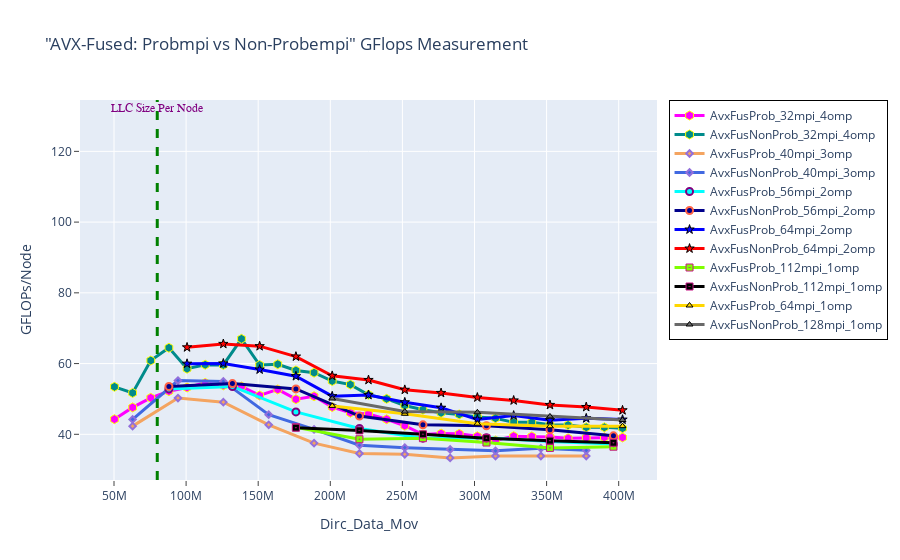

Notebook cell for this chart:
### Markdown cell above
## GFLOPS - AVX-Fused: Probmpi vs Non-Probempi

### Code cell
fig = go.Figure()
# 1----
fig.add_trace(go.Scatter(x=(dfn4AvxFusProb_32mpi_4omp.Dirc_Data_Mov*(dfn4AvxFusProb_32mpi_4omp.MPI_size/4)), 
                         y=(dfn4AvxFusProb_32mpi_4omp.GFLOPS*(dfn4AvxFusProb_32mpi_4omp.MPI_size/4)), 
                         mode='lines+markers', 
                         name='AvxFusProb_32mpi_4omp',
                         line=dict(color='magenta',width=3),
                         marker=dict(symbol='hexagon',size=9, line=dict(color='yellow',width=1))))

fig.add_trace(go.Scatter(x=(dfn4AvxFusNonProb_32mpi_4omp.Dirc_Data_Mov*(dfn4AvxFusNonProb_32mpi_4omp.MPI_size/4)), 
                         y=(dfn4AvxFusNonProb_32mpi_4omp.GFLOPS*(dfn4AvxFusNonProb_32mpi_4omp.MPI_size/4)), 
                         mode='lines+markers', 
                         name='AvxFusNonProb_32mpi_4omp',
                         line=dict(color='darkcyan',width=3),
                         marker=dict(symbol='hexagon',size=9, line=dict(color='yellow',width=1))))


# 2----
fig.add_trace(go.Scatter(x=(dfn4AvxFusProb_40mpi_3omp.Dirc_Data_Mov*(dfn4AvxFusProb_40mpi_3omp.MPI_size/4)), 
                         y=(dfn4AvxFusProb_40mpi_3omp.GFLOPS*(dfn4AvxFusProb_40mpi_3omp.MPI_size/4)), 
                         mode='lines+markers', 
                         name='AvxFusProb_40mpi_3omp',
                         line=dict(color='sandybrown',width=3),
                         marker=dict(symbol='diamond',size=5,line=dict(color='MediumPurple',width=2))))

fig.add_trace(go.Scatter(x=(dfn4AvxFusNonProb_40mpi_3omp.Dirc_Data_Mov*(dfn4AvxFusNonProb_40mpi_3omp.MPI_size/4)), 
                         y=(dfn4AvxFusNonProb_40mpi_3omp.GFLOPS*(dfn4AvxFusNonProb_40mpi_3omp.MPI_size/4)), 
                         mode='lines+markers', 
                         name='AvxFusNonProb_40mpi_3omp',
                         line=dict(color='royalblue',width=3),
                         marker=dict(symbol='diamond',size=5,line=dict(color='MediumPurple',width=2))))

# 3----
fig.add_trace(go.Scatter(x=(dfn4AvxFusProb_56mpi_2omp.Dirc_Data_Mov*(dfn4AvxFusProb_56mpi_2omp.MPI_size/4)), 
                         y=(dfn4AvxFusProb_56mpi_2omp.GFLOPS*(dfn4AvxFusProb_56mpi_2omp.MPI_size/4)), 
                         mode='lines+markers', 
                         name='AvxFusProb_56mpi_2omp',
                         line=dict(color='cyan',width=3),
                         marker=dict(symbol='circle',size=7,line=dict(color='Purple',width=2))))

fig.add_trace(go.Scatter(x=(dfn4AvxFusNonProb_56mpi_2omp.Dirc_Data_Mov*(dfn4AvxFusNonProb_56mpi_2omp.MPI_size/4)), 
                         y=(dfn4AvxFusNonProb_56mpi_2omp.GFLOPS*(dfn4AvxFusNonProb_56mpi_2omp.MPI_size/4)), 
                         mode='lines+markers', 
                         name='AvxFusNonProb_56mpi_2omp',
                         line=dict(color='darkblue',width=3),
                         marker=dict(symbol='circle',size=7, line=dict(color='tomato',width=2))))


# 4----
fig.add_trace(go.Scatter(x=(dfn4AvxFusProb_64mpi_2omp.Dirc_Data_Mov*(dfn4AvxFusProb_64mpi_2omp.MPI_size/4)), 
                         y=(dfn4AvxFusProb_64mpi_2omp.GFLOPS*(dfn4AvxFusProb_64mpi_2omp.MPI_size/4)), 
                         mode='lines+markers', 
                         name='AvxFusProb_64mpi_2omp',
                         line=dict(color='blue',width=3),
                         marker=dict(symbol='star',size=7, line=dict(color='black',width=1))))


fig.add_trace(go.Scatter(x=(dfn4AvxFusNonProb_64mpi_2omp.Dirc_Data_Mov*(dfn4AvxFusNonProb_64mpi_2omp.MPI_size/4)), 
                         y=(dfn4AvxFusNonProb_64mpi_2omp.GFLOPS*(dfn4AvxFusNonProb_64mpi_2omp.MPI_size/4)), 
                         mode='lines+markers', 
                         name='AvxFusNonProb_64mpi_2omp',
                         line=dict(color='red',width=3),
                         marker=dict(symbol='star',size=7, line=dict(color='black',width=1))))



# 5----
fig.add_trace(go.Scatter(x=(dfn4AvxFusProb_112mpi_1omp.Dirc_Data_Mov*(dfn4AvxFusProb_112mpi_1omp.MPI_size/4)), 
                         y=(dfn4AvxFusProb_112mpi_1omp.GFLOPS*(dfn4AvxFusProb_112mpi_1omp.MPI_size/4)), 
                         mode='lines+markers', 
                         name='AvxFusProb_112mpi_1omp',
                         line=dict(color='chartreuse',width=3),
                         marker=dict(symbol='square-dot',size=7, line=dict(color='mediumvioletred',width=1))))



fig.add_trace(go.Scatter(x=(dfn4AvxFusNonProb_112mpi_1omp.Dirc_Data_Mov*(dfn4AvxFusNonProb_112mpi_1omp.MPI_size/4)), 
                         y=(dfn4AvxFusNonProb_112mpi_1omp.GFLOPS*(dfn4AvxFusNonProb_112mpi_1omp.MPI_size/4)), 
                         mode='lines+markers', 
                         name='AvxFusNonProb_112mpi_1omp',
                         line=dict(color='black',width=3),
                         marker=dict(symbol='square-dot',size=7, line=dict(color='mediumvioletred',width=1))))



# 6----
fig.add_trace(go.Scatter(x=(dfn4AvxFusProb_128mpi_1omp.Dirc_Data_Mov*(dfn4AvxFusProb_128mpi_1omp.MPI_size/4)), 
                         y=(dfn4AvxFusProb_128mpi_1omp.GFLOPS*(dfn4AvxFusProb_128mpi_1omp.MPI_size/4)), 
                         mode='lines+markers', 
                         name='AvxFusProb_64mpi_1omp',
                         line=dict(color='gold',width=3),
                         marker=dict(symbol='triangle-up',size=6, line=dict(color='black',width=1))))


fig.add_trace(go.Scatter(x=(dfn4AvxFusNonProb_128mpi_1omp.Dirc_Data_Mov*(dfn4AvxFusNonProb_128mpi_1omp.MPI_size/4)), 
                         y=(dfn4AvxFusNonProb_128mpi_1omp.GFLOPS*(dfn4AvxFusNonProb_128mpi_1omp.MPI_size/4)), 
                         mode='lines+markers', 
                         name='AvxFusNonProb_128mpi_1omp',
                         line=dict(color='dimgray',width=3),
                         marker=dict(symbol='triangle-up',size=6, line=dict(color='black',width=1))))




# Adding a vertical line
fig.add_vline(x=80e6, line_width=3, line_dash="dash", line_color="green")
# fig.add_hline(y=1024, line_width=3, line_dash="dash", line_color="red")

# Add annotation
fig.add_annotation(
    x='80e6'
    , y=130
    , text=f'LLC Size Per Node'
    , yanchor='bottom'
    , showarrow=False
    , arrowhead=1
    , arrowsize=1
    , arrowwidth=2
    , arrowcolor="#636363"
    , ax=-20
    , ay=-30
    , font=dict(size=12, color="purple", family="Sans Serif")
    , align="left"
    ,)

fig.update_layout(title='"AVX-Fused: Probmpi vs Non-Probempi" GFlops Measurement',
                  xaxis_title='Dirc_Data_Mov', yaxis_title='GFLOPs/Node', 
                  xaxis=dict(ticks="outside"),  
                  yaxis=dict(ticks="outside"),
                  legend=go.layout.Legend(bordercolor="black",borderwidth=1))

### Figure 1 — Plotly figure (JSON) as saved in the notebook; plotly's stock layout.template omitted (floating-point values rounded to 4 significant figures)
{"data": [{"line": {"color": "magenta", "width": 3}, "marker": {"line": {"color": "yellow", "width": 1}, "size": 9, "symbol": "hexagon"}, "mode": "lines+markers", "name": "AvxFusProb_32mpi_4omp", "type": "scatter", "x": [50331648, 62914560, 75497472, 88080384, 100663296, 113246208, 125829120, 138412032, 150994944, 163577856, 176160768, 188743680, 201326592, 213909504, 226492416, 239075328, 251658240, 264241152, 276824064, 289406976, 301989888, 314572800, 327155712, 339738624, 352321536, 364904448, 377487360, 390070272, 402653184], "y": [44.28, 47.61, 50.31, 52.2, 53.23, 54.53, 53.84, 53.52, 51.0, 52.68, 49.93, 50.77, 47.7, 46.1, 45.73, 44.26, 42.42, 39.93, 40.21, 40.12, 39.43, 38.24, 39.48, 39.41, 39.25, 38.86, 39.01, 39.13, 39.11]}, {"line": {"color": "darkcyan", "width": 3}, "marker": {"line": {"color": "yellow", "width": 1}, "size": 9, "symbol": "hexagon"}, "mode": "lines+markers", "name": "AvxFusNonProb_32mpi_4omp", "type": "scatter", "x": [50331648, 62914560, 75497472, 88080384, 100663296, 113246208, 125829120, 138412032, 150994944, 163577856, 176160768, 188743680, 201326592, 213909504, 226492416, 239075328, 251658240, 264241152, 276824064, 289406976, 301989888, 314572800, 327155712, 339738624, 352321536, 364904448, 377487360, 390070272, 402653184], "y": [53.43, 51.71, 60.86, 64.46, 58.55, 59.67, 59.63, 66.98, 59.59, 59.82, 58.06, 57.42, 55.06, 54.06, 51.17, 50.03, 48.16, 46.97, 46.07, 45.62, 44.89, 44.55, 43.38, 43.42, 42.68, 42.61, 41.98, 41.98, 41.72]}, {"line": {"color": "sandybrown", "width": 3}, "marker": {"line": {"color": "MediumPurple", "width": 2}, "size": 5, "symbol": "diamond"}, "mode": "lines+markers", "name": "AvxFusProb_40mpi_3omp", "type": "scatter", "x": [62914560, 94371840, 125829120, 157286400, 188743680, 220200960, 251658240, 283115520, 314572800, 346030080, 377487360], "y": [42.31, 50.24, 49.09, 42.69, 37.5, 34.57, 34.35, 33.34, 33.86, 33.86, 33.85]}, {"line": {"color": "royalblue", "width": 3}, "marker": {"line": {"color": "MediumPurple", "width": 2}, "size": 5, "symbol": "diamond"}, "mode": "lines+markers", "name": "AvxFusNonProb_40mpi_3omp", "type": "scatter", "x": [62914560, 94371840, 125829120, 157286400, 188743680, 220200960, 251658240, 283115520, 314572800, 346030080, 377487360], "y": [44.21, 55.19, 54.96, 45.56, 41.39, 36.92, 36.23, 35.72, 35.32, 36.02, 35.46]}, {"line": {"color": "cyan", "width": 3}, "marker": {"line": {"color": "Purple", "width": 2}, "size": 7, "symbol": "circle"}, "mode": "lines+markers", "name": "AvxFusProb_56mpi_2omp", "type": "scatter", "x": [88080384, 132120576, 176160768, 220200960, 264241152, 308281344, 352321536, 396361728], "y": [52.84, 53.52, 46.32, 41.65, 38.91, 39.04, 37.97, 37.23]}, {"line": {"color": "darkblue", "width": 3}, "marker": {"line": {"color": "tomato", "width": 2}, "size": 7, "symbol": "circle"}, "mode": "lines+markers", "name": "AvxFusNonProb_56mpi_2omp", "type": "scatter", "x": [88080384, 132120576, 176160768, 220200960, 264241152, 308281344, 352321536, 396361728], "y": [53.55, 54.33, 52.84, 45.15, 42.67, 42.42, 41.29, 39.56]}, {"line": {"color": "blue", "width": 3}, "marker": {"line": {"color": "black", "width": 1}, "size": 7, "symbol": "star"}, "mode": "lines+markers", "name": "AvxFusProb_64mpi_2omp", "type": "scatter", "x": [100663296, 125829120, 150994944, 176160768, 201326592, 226492416, 251658240, 276824064, 301989888, 327155712, 352321536, 377487360, 402653184], "y": [59.96, 60.05, 58.32, 56.44, 50.78, 51.13, 49.06, 47.5, 44.21, 45.31, 44.0, 44.53, 44.16]}, {"line": {"color": "red", "width": 3}, "marker": {"line": {"color": "black", "width": 1}, "size": 7, "symbol": "star"}, "mode": "lines+markers", "name": "AvxFusNonProb_64mpi_2omp", "type": "scatter", "x": [100663296, 125829120, 150994944, 176160768, 201326592, 226492416, 251658240, 276824064, 301989888, 327155712, 352321536, 377487360, 402653184], "y": [64.59, 65.56, 64.92, 61.98, 56.54, 55.37, 52.58, 51.69, 50.42, 49.58, 48.31, 47.72, 46.8]}, {"line": {"color": "chartreuse", "width": 3}, "marker": {"line": {"color": "mediumvioletred", "width": 1}, "size": 7, "symbol": "square-dot"}, "mode": "lines+markers", "name": "AvxFusProb_112mpi_1omp", "type": "scatter", "x": [176160768, 220200960, 264241152, 308281344, 352321536, 396361728], "y": [41.98, 38.61, 38.9, 37.66, 36.15, 36.49]}, {"line": {"color": "black", "width": 3}, "marker": {"line": {"color": "mediumvioletred", "width": 1}, "size": 7, "symbol": "square-dot"}, "mode": "lines+markers", "name": "AvxFusNonProb_112mpi_1omp", "type": "scatter", "x": [176160768, 220200960, 264241152, 308281344, 352321536, 396361728], "y": [41.88, 41.1, 40.02, 38.9, 38.2, 37.61]}, {"line": {"color": "gold", "width": 3}, "marker": {"line": {"color": "black", "width": 1}, "size": 6, "symbol": "triangle-up"}, "mode": "lines+markers", "name": "AvxFusProb_64mpi_1omp", "type": "scatter", "x": [201326592, 251658240, 301989888, 352321536, 402653184], "y": [48.03, 45.8, 42.99, 42.28, 42.3]}, {"line": {"color": "dimgray", "width": 3}, "marker": {"line": {"color": "black", "width": 1}, "size": 6, "symbol": "triangle-up"}, "mode": "lines+markers", "name": "AvxFusNonProb_128mpi_1omp", "type": "scatter", "x": [201326592, 251658240, 301989888, 352321536, 402653184], "y": [50.12, 46.42, 46.21, 45.05, 44.03]}], "layout": {"annotations": [{"align": "left", "arrowcolor": "#636363", "arrowhead": 1, "arrowsize": 1, "arrowwidth": 2, "ax": -20, "ay": -30, "font": {"color": "purple", "family": "Sans Serif", "size": 12}, "showarrow": false, "text": "LLC Size Per Node", "x": "80e6", "y": 130, "yanchor": "bottom"}], "legend": {"bordercolor": "black", "borderwidth": 1}, "shapes": [{"line": {"color": "green", "dash": "dash", "width": 3}, "type": "line", "x0": 80000000, "x1": 80000000, "xref": "x", "y0": 0, "y1": 1, "yref": "y domain"}], "title": {"text": "\"AVX-Fused: Probmpi vs Non-Probempi\" GFlops Measurement"}, "xaxis": {"ticks": "outside", "title": {"text": "Dirc_Data_Mov"}}, "yaxis": {"ticks": "outside", "title": {"text": "GFLOPs/Node"}}}}
